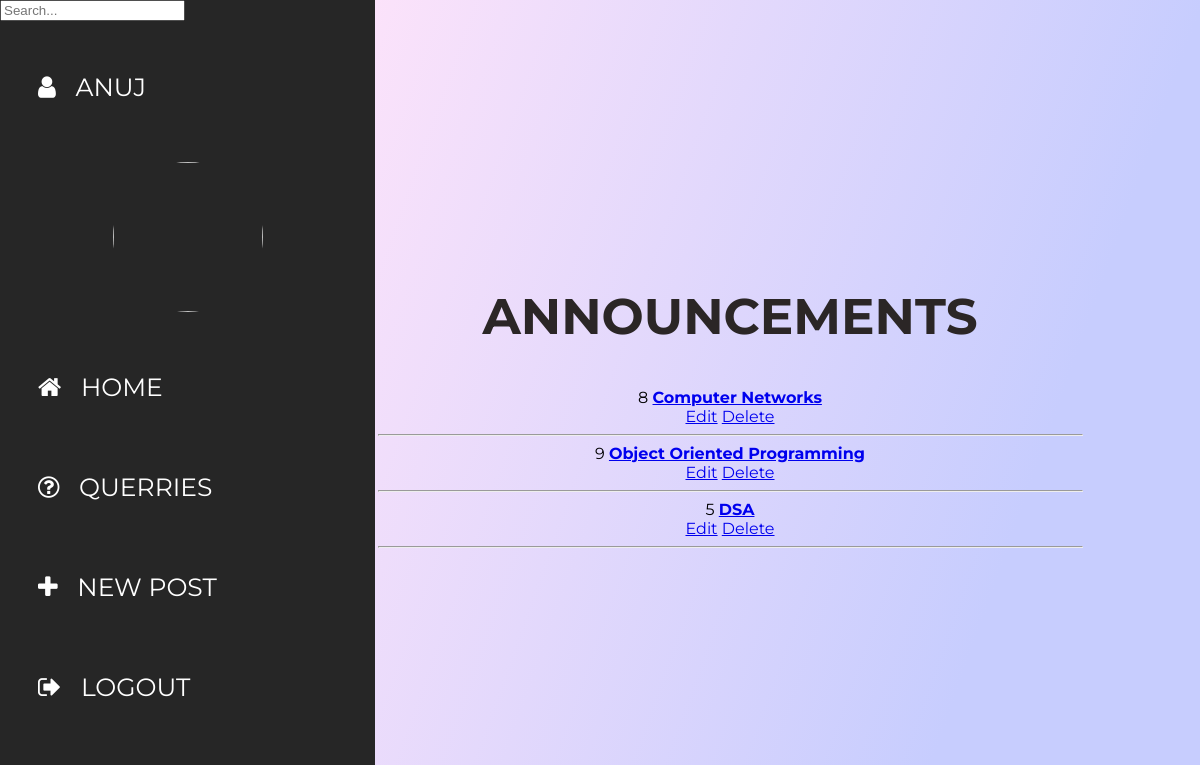
Before: /announcement/ (signed in) with the older database file.
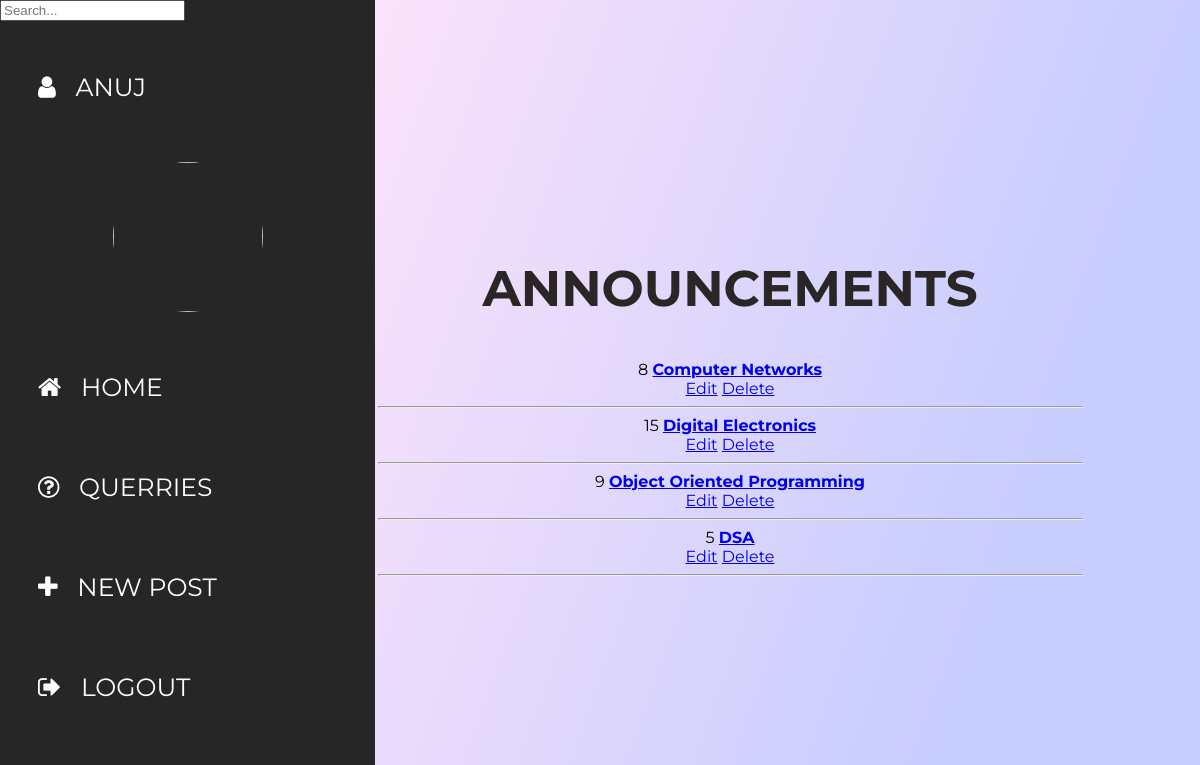
After: the same page with the newer database file.
### home/models.py (models this page shows, shortened)
class Post(models.Model):
    author = models.ForeignKey(User, on_delete=models.CASCADE, null=True)
    title = models.CharField(max_length=200)
    description = models.TextField(null=True, blank=True)
    image = models.ImageField(null=True, blank=True, upload_to='images/')
    created = models.DateTimeField(auto_now_add=True)
    updated = models.DateTimeField(auto_now=True)
    class Meta:
        ordering = ['-updated', '-created']

### home/views.py (the view)
# urls.py: path('announcement/', views.announcement, name='announcement'),
@login_required(login_url='login')
def announcement(request):
    q = request.GET.get('q') if request.GET.get('q') != None else ''
    posts = Post.objects.filter((Q(title__icontains=q) | Q(description__icontains=q)), Q(author__email__exact='anuj.deshmukh17@gmail.com'))
    return render(request, 'home/announcement.html', {'posts' : posts})

### home/templates/home/announcement.html (shortened to what this page needs)
{% extends 'index.html' %}
{% block content %}
<head>
</head>
<div class="wrapper">
    <div class="section">
        <div class="box-area">
            <h2 style="color: #2b2626">Announcements</h2>
            {% for post in posts %}
            {% if request.user.is_staff == False %}
            {{ post.id }} <b><a href="/post/{{ post.id }}"> {{ post.title }} </a></b><br>
            {% elif request.user == post.author %}
            {{ post.id }} <b><a href="/post/{{ post.id }}"> {{ post.title }} </a></b><br>
            {% endif %}
            {% if request.user == post.author %}
            <a href="/update-post/{{ post.id }}">Edit</a>
            <a href="/delete-post/{{ post.id }}">Delete</a> <br>
            {% endif %}
            <hr>
            {% endfor %}
        </div>
    </div>
</div>
{% endblock content %}

Changed rows visible on the page:
added Post: id "15", title "Digital Electronics"
